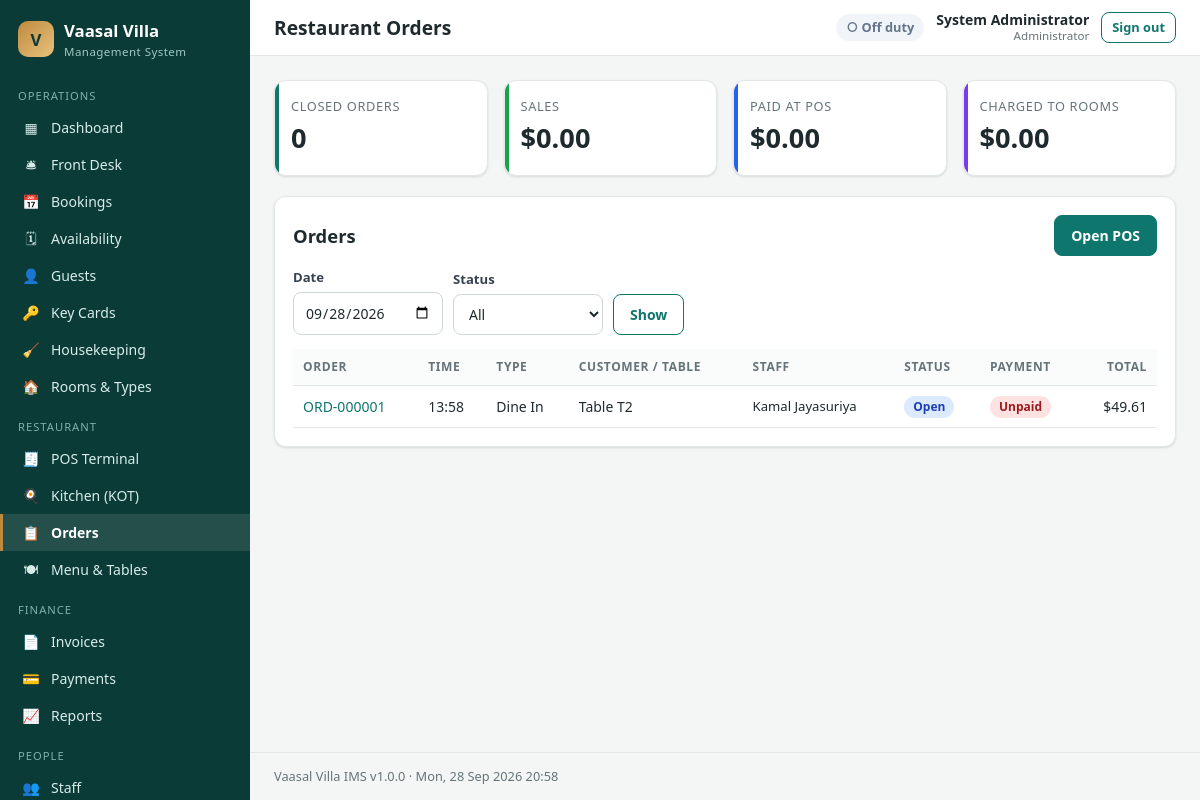
The app's page /admin/orders.php (signed in) with its own data.
### tables this page shows
CREATE TABLE users (
  id            INT UNSIGNED AUTO_INCREMENT PRIMARY KEY,
  role_id       INT UNSIGNED NOT NULL,
  full_name     VARCHAR(120) NOT NULL,
  username      VARCHAR(60)  NOT NULL UNIQUE,
  email         VARCHAR(160) NULL,
  phone         VARCHAR(40)  NULL,
  password_hash VARCHAR(255) NOT NULL,
  department    VARCHAR(60)  NULL,
  hourly_rate   DECIMAL(10,2) NOT NULL DEFAULT 0,
  is_active     TINYINT(1)   NOT NULL DEFAULT 1,
  last_login    DATETIME     NULL,
  created_at    DATETIME     NOT NULL DEFAULT CURRENT_TIMESTAMP,
  CONSTRAINT fk_user_role FOREIGN KEY (role_id) REFERENCES roles(id)
);

CREATE TABLE roles (
  id          INT UNSIGNED AUTO_INCREMENT PRIMARY KEY,
  name        VARCHAR(60)  NOT NULL,
  slug        VARCHAR(60)  NOT NULL UNIQUE,
  description VARCHAR(255) NULL
);

CREATE TABLE orders (
  id             INT UNSIGNED AUTO_INCREMENT PRIMARY KEY,
  order_no       VARCHAR(20) NOT NULL UNIQUE,
  order_type     ENUM('dine_in','takeaway','room_service') NOT NULL,
  table_id       INT UNSIGNED NULL,
  booking_id     INT UNSIGNED NULL,
  customer_name  VARCHAR(120) NULL,
  covers         TINYINT UNSIGNED NOT NULL DEFAULT 1,
  status         ENUM('open','closed','cancelled') NOT NULL DEFAULT 'open',
  payment_status ENUM('unpaid','paid','room_charge') NOT NULL DEFAULT 'unpaid',
  subtotal       DECIMAL(10,2) NOT NULL DEFAULT 0,
  discount       DECIMAL(10,2) NOT NULL DEFAULT 0,
  service_charge DECIMAL(10,2) NOT NULL DEFAULT 0,
  tax            DECIMAL(10,2) NOT NULL DEFAULT 0,
  total          DECIMAL(10,2) NOT NULL DEFAULT 0,
  notes          VARCHAR(255) NULL,
  cashier_id     INT UNSIGNED NULL,
  created_at     DATETIME NOT NULL DEFAULT CURRENT_TIMESTAMP,
  closed_at      DATETIME NULL,
  INDEX idx_ord_status (status),
  CONSTRAINT fk_ord_table   FOREIGN KEY (table_id)   REFERENCES restaurant_tables(id) ON DELETE SET NULL,
  CONSTRAINT fk_ord_booking FOREIGN KEY (booking_id) REFERENCES bookings(id) ON DELETE SET NULL,
  CONSTRAINT fk_ord_user    FOREIGN KEY (cashier_id) REFERENCES users(id) ON DELETE SET NULL
);

### admin/orders.php (the view, shortened to what the rows shown need)
<?php
require __DIR__ . '/../includes/bootstrap.php';
require_perm(['pos.settle', 'billing.manage']);
$title = 'Restaurant Orders';
$id = input_int('id');
require __DIR__ . '/../includes/admin_header.php';
if ($id && ($o = get_order($id))):
    $kots = q_all('SELECT * FROM kots WHERE order_id=? ORDER BY id', [$id]);
    $inv = q_row('SELECT * FROM invoices WHERE order_id=? ORDER BY id DESC LIMIT 1', [$id]); ?>
  <div class="grid g-2-1">
    <div class="card">
      <div class="card-head"><h2><?= e($o['order_no']) ?> · <?= e($o['customer_name']) ?></h2>
        <div class="btn-row"><a class="btn btn-sm btn-ghost" target="_blank" href="<?= e(url('pos/receipt.php?order=' . $id)) ?>">🖨 Bill / receipt</a><a class="btn btn-sm btn-ghost" href="orders.php">← All orders</a></div></div>
      <table class="table"><thead><tr><th>Item</th><th>KOT</th><th>Notes</th><th class="num">Qty</th><th class="num">Price</th><th class="num">Total</th></tr></thead><tbody>
      <?php foreach ($o['items'] as $i): ?>
        <tr><td><?= e($i['item_name']) ?></td><td class="small"><?= e($i['kot_no']) ?></td><td class="small muted"><?= e($i['notes']) ?></td><td class="num"><?= (int) $i['qty'] ?></td><td class="num"><?= money($i['unit_price']) ?></td><td class="num"><?= money($i['line_total']) ?></td></tr>
      <?php endforeach; ?>
      </tbody><tfoot>
        <tr><td colspan="5" class="right">Subtotal</td><td class="num"><?= money($o['subtotal']) ?></td></tr>
        <?php if ($o['discount'] > 0): ?><tr><td colspan="5" class="right">Discount</td><td class="num">− <?= money($o['discount']) ?></td></tr><?php endif; ?>
        <tr><td colspan="5" class="right">Service charge</td><td class="num"><?= money($o['service_charge']) ?></td></tr>
        <tr><td colspan="5" class="right">Tax</td><td class="num"><?= money($o['tax']) ?></td></tr>
        <tr><td colspan="5" class="right">Total</td><td class="num"><?= money($o['total']) ?></td></tr>
      </tfoot></table>
    </div>
    <div class="card"><dl class="dl">
      <dt>Type</dt><dd><?= e(label($o['order_type'])) ?></dd><dt>Table</dt><dd><?= e($o['table_no'] ?: '—') ?></dd>
      <dt>Guest booking</dt><dd><?= $o['booking_id'] ? '<a href="booking_view.php?id=' . $o['booking_id'] . '">' . e($o['booking_ref']) . '</a> · room ' . e($o['room_number']) : '—' ?></dd>
      <dt>Status</dt><dd><?= badge($o['status']) ?> <?= badge($o['payment_status']) ?></dd><dt>Opened</dt><dd><?= fdatetime($o['created_at']) ?></dd>
      <dt>Closed</dt><dd><?= fdatetime($o['closed_at']) ?></dd><dt>Staff</dt><dd><?= e($o['cashier']) ?></dd>
      <dt>Invoice</dt><dd><?= $inv ? '<a href="invoice.php?id=' . $inv['id'] . '">' . e($inv['invoice_no']) . '</a>' : '—' ?></dd>
      <dt>KOTs</dt><dd><?php foreach ($kots as $k): ?><a target="_blank" href="<?= e(url('pos/receipt.php?kot=' . $k['id'])) ?>"><?= e($k['kot_no']) ?></a> <?= badge($k['status']) ?><br><?php endforeach; ?></dd>
      <?php foreach ($o['payments'] as $p): ?><dt>Payment</dt><dd><?= money($p['amount']) ?> · <?= e(label($p['method'])) ?></dd><?php endforeach; ?>
    </dl></div>
  </div>
<?php else:
    $date = valid_date(input('date')) ? input('date') : date('Y-m-d');
    $params = [$date];
    $w = 'DATE(o.created_at) = ?';
    $rows = q_all("SELECT o.*, t.table_no, u.full_name cashier FROM orders o LEFT JOIN restaurant_tables t ON t.id=o.table_id LEFT JOIN users u ON u.id=o.cashier_id WHERE $w ORDER BY o.created_at DESC", $params);
    $sum = q_row("SELECT COUNT(*) n, COALESCE(SUM(total),0) total, COALESCE(SUM(CASE WHEN payment_status='paid' THEN total END),0) paid,
                    COALESCE(SUM(CASE WHEN payment_status='room_charge' THEN total END),0) room FROM orders WHERE DATE(created_at)=? AND status='closed'", [$date]); ?>
    <div class="stat" style="--c:var(--green)"><div class="k">Sales</div><div class="v"><?= money($sum['total']) ?></div></div>
  <div class="card">
    <div class="card-head"><h2>Orders</h2><?php if (can('pos.use')): ?><a class="btn" href="<?= e(url('pos/index.php')) ?>">Open POS</a><?php endif; ?></div>
    <div class="table-wrap"><table class="table"><thead><tr><th>Order</th><th>Time</th><th>Type</th><th>Customer / table</th><th>Staff</th><th>Status</th><th>Payment</th><th class="num">Total</th></tr></thead><tbody>
    <?php foreach ($rows as $r): ?>
      <tr><td><a href="?id=<?= $r['id'] ?>"><?= e($r['order_no']) ?></a></td><td><?= date('H:i', strtotime($r['created_at'])) ?></td><td><?= e(label($r['order_type'])) ?></td>
      <td><?= e($r['customer_name']) ?></td><td class="small"><?= e($r['cashier']) ?></td><td><?= badge($r['status']) ?></td><td><?= badge($r['payment_status']) ?></td><td class="num"><?= money($r['total']) ?></td></tr>
    <?php endforeach; if (!$rows): ?><tr><td colspan="8" class="empty">No orders on this date.</td></tr><?php endif; ?>
    </tbody></table></div>
  </div>
<?php endif;
require __DIR__ . '/../includes/admin_footer.php';

### includes/admin_header.php (shortened to what the rows shown need)
<?php
$__u = current_user();
?><!DOCTYPE html>
<html lang="en">
<head>
<link rel="stylesheet" href="<?= e(url('assets/css/admin.css')) ?>">
</head>
<body class="admin">
<div class="main">
  <header class="topbar">
    <h1><?= e($title ?? '') ?></h1>
    <div class="topbar-right">
      <div class="user-chip"><b><?= e($__u['full_name'] ?? '') ?></b><small><?= e($__u['role_name'] ?? '') ?></small></div>
    </div>
  </header>
  <main class="content">

### includes/functions.php (shortened to what the rows shown need)
<?php
function e($v): string
{
    return htmlspecialchars((string) ($v ?? ''), ENT_QUOTES, 'UTF-8');
}
function url(string $path = ''): string
{
    return BASE_URL . '/' . ltrim($path, '/');
}
function input(string $key, $default = '')
{
    $v = $_POST[$key] ?? $_GET[$key] ?? $default;
    return is_string($v) ? trim($v) : $v;
}
function input_int(string $key, int $default = 0): int
{
    $v = $_POST[$key] ?? $_GET[$key] ?? null;
    return is_numeric($v) ? (int) $v : $default;
}
function valid_date(?string $d): bool
{
    if (!$d) return false;
    $dt = DateTime::createFromFormat('Y-m-d', $d);
    return $dt && $dt->format('Y-m-d') === $d;
}
function setting(string $key, $default = '')
{
    static $cache = null;
    if ($cache === null) {
        $cache = [];
        foreach (q_all('SELECT skey, svalue FROM settings') as $r) {
            $cache[$r['skey']] = $r['svalue'];
        }
    }
    return $cache[$key] ?? $default;
}
function money($amount): string
{
    return setting('currency_symbol', '$') . number_format((float) $amount, 2);
}
function label(string $s): string
{
    return ucwords(str_replace('_', ' ', $s));
}
function badge(string $status): string
{
    $map = [
        'confirmed' => 'blue', 'pending' => 'amber', 'checked_in' => 'green', 'checked_out' => 'gray',
        'cancelled' => 'red', 'no_show' => 'red', 'available' => 'green', 'occupied' => 'blue',
        'maintenance' => 'red', 'clean' => 'green', 'dirty' => 'amber', 'inspected' => 'teal',
        'out_of_order' => 'red', 'active' => 'green', 'returned' => 'gray', 'lost' => 'red',
        'deactivated' => 'gray', 'in_progress' => 'blue', 'done' => 'teal', 'verified' => 'green',
        'paid' => 'green', 'unpaid' => 'red', 'partial' => 'amber', 'void' => 'gray', 'open' => 'blue',
        'closed' => 'gray', 'room_charge' => 'purple', 'new' => 'red', 'preparing' => 'amber',
        'ready' => 'green', 'served' => 'gray', 'free' => 'green', 'reserved' => 'amber',
        'urgent' => 'red', 'high' => 'amber', 'normal' => 'blue', 'low' => 'gray',
    ];
    $c = $map[$status] ?? 'gray';
    return '<span class="badge badge-' . $c . '">' . e(label($status)) . '</span>';
}

### records on screen
users: full_name "System Administrator", role.name "Administrator"
orders: order_no "ORD-000001", created_at "13:58", order_type "Dine In", customer_name "Table T2", cashier.full_name "Kamal Jayasuriya", status "Open Unpaid", total "$49.61"

### other values on screen
$__group "OPERATIONS"
$__icon "▦"
$__text "Dashboard"
$__icon "🛎"
$__text "Front Desk"
$__icon "📅"
$__text "Bookings"
$__icon "🗓"
$__text "Availability"
$__icon "👤"
$__text "Guests"
$__icon "🔑"
$__text "Key Cards"
$__icon "🧹"
$__text "Housekeeping"
